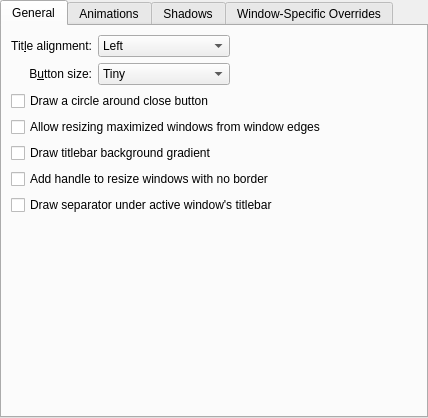
<?xml version="1.0" encoding="UTF-8"?>
<ui version="4.0">
    <class>LightlyConfigurationUI</class>
    <widget class="QWidget" name="LightlyConfigurationUI">
        <property name="geometry">
            <rect>
                <x>0</x>
                <y>0</y>
                <width>428</width>
                <height>418</height>
            </rect>
        </property>
        <layout class="QVBoxLayout" name="verticalLayout">
            <property name="margin">
                <number>0</number>
            </property>
            <item>
                <widget class="QTabWidget" name="tabWidget">
                    <property name="currentIndex">
                        <number>0</number>
                    </property>
                    <widget class="QWidget" name="tab">
                        <attribute name="title">
                            <string>General</string>
                        </attribute>
                        <layout class="QGridLayout" name="gridLayout_4">
                            <item row="0" column="0">
                                <widget class="QLabel" name="label_3">
                                    <property name="text">
                                        <string>Tit&amp;le alignment:</string>
                                    </property>
                                    <property name="alignment">
                                        <set>Qt::AlignRight|Qt::AlignTrailing|Qt::AlignVCenter</set>
                                    </property>
                                    <property name="buddy">
                                        <cstring>titleAlignment</cstring>
                                    </property>
                                </widget>
                            </item>
                            <item row="1" column="0">
                                <widget class="QLabel" name="label_4">
                                    <property name="text">
                                        <string>B&amp;utton size:</string>
                                    </property>
                                    <property name="alignment">
                                        <set>Qt::AlignRight|Qt::AlignTrailing|Qt::AlignVCenter</set>
                                    </property>
                                    <property name="buddy">
                                        <cstring>buttonSize</cstring>
                                    </property>
                                </widget>
                            </item>
                            <item row="1" column="1">
                                <widget class="QComboBox" name="buttonSize">
                                    <item>
                                        <property name="text">
                                            <string>Tiny</string>
                                        </property>
                                    </item>
                                    <item>
                                        <property name="text">
                                            <string comment="@item:inlistbox Button size:">Small</string>
                                        </property>
                                    </item>
                                    <item>
                                        <property name="text">
                                            <string comment="@item:inlistbox Button size:">Medium</string>
                                        </property>
                                    </item>
                                    <item>
                                        <property name="text">
                                            <string comment="@item:inlistbox Button size:">Large</string>
                                        </property>
                                    </item>
                                    <item>
                                        <property name="text">
                                            <string comment="@item:inlistbox Button size:">Very Large</string>
                                        </property>
                                    </item>
                                </widget>
                            </item>
                            <item row="0" column="1">
                                <widget class="QComboBox" name="titleAlignment">
                                    <item>
                                        <property name="text">
                                            <string>Left</string>
                                        </property>
                                    </item>
                                    <item>
                                        <property name="text">
                                            <string>Center</string>
                                        </property>
                                    </item>
                                    <item>
                                        <property name="text">
                                            <string>Center (Full Width)</string>
                                        </property>
                                    </item>
                                    <item>
                                        <property name="text">
                                            <string>Right</string>
                                        </property>
                                    </item>
                                </widget>
                            </item>
                            <item row="0" column="2">
                                <spacer name="horizontalSpacer">
                                    <property name="orientation">
                                        <enum>Qt::Horizontal</enum>
                                    </property>
                                    <property name="sizeHint" stdset="0">
                                        <size>
                                            <width>40</width>
                                            <height>20</height>
                                        </size>
                                    </property>
                                </spacer>
                            </item>
                            <item row="7" column="0" colspan="3">
                                <spacer name="verticalSpacer">
                                    <property name="orientation">
                                        <enum>Qt::Vertical</enum>
                                    </property>
                                    <property name="sizeHint" stdset="0">
                                        <size>
                                            <width>20</width>
                                            <height>40</height>
                                        </size>
                                    </property>
                                </spacer>
                            </item>
                            <item row="5" column="0" colspan="3">
                                <widget class="QCheckBox" name="drawSizeGrip">
                                    <property name="text">
                                        <string>Add handle to resize windows with no border</string>
                                    </property>
                                </widget>
                            </item>
                            <item row="6" column="0" colspan="3">
                                <widget class="QCheckBox" name="drawTitleBarSeparator">
                                    <property name="text">
                                        <string>Draw separator under active window's titlebar</string>
                                    </property>
                                </widget>
                            </item>
                            <item row="3" column="0" colspan="3">
                                <widget class="QCheckBox" name="drawBorderOnMaximizedWindows">
                                    <property name="text">
                                        <string>Allow resizing maximized windows from window edges</string>
                                    </property>
                                </widget>
                            </item>
                            <item row="2" column="0" colspan="3">
                                <widget class="QCheckBox" name="outlineCloseButton">
                                    <property name="text">
                                        <string>Draw a circle around close button</string>
                                    </property>
                                </widget>
                            </item>
                            <item row="4" column="0" colspan="3">
                                <widget class="QCheckBox" name="drawBackgroundGradient">
                                    <property name="text">
                                        <string>Draw titlebar background gradient</string>
                                    </property>
                                </widget>
                            </item>
                        </layout>
                    </widget>
                    <widget class="QWidget" name="tab_2">
                        <attribute name="title">
                            <string>Animations</string>
                        </attribute>
                        <layout class="QGridLayout" name="gridLayout_5">
                            <item row="1" column="0">
                                <widget class="QLabel" name="animationsDurationLabel">
                                    <property name="enabled">
                                        <bool>false</bool>
                                    </property>
                                    <property name="text">
                                        <string>Anima&amp;tions duration:</string>
                                    </property>
                                    <property name="alignment">
                                        <set>Qt::AlignRight|Qt::AlignTrailing|Qt::AlignVCenter</set>
                                    </property>
                                    <property name="buddy">
                                        <cstring>animationsDuration</cstring>
                                    </property>
                                </widget>
                            </item>
                            <item row="1" column="1">
                                <widget class="QSpinBox" name="animationsDuration">
                                    <property name="enabled">
                                        <bool>false</bool>
                                    </property>
                                    <property name="suffix">
                                        <string>ms</string>
                                    </property>
                                    <property name="maximum">
                                        <number>500</number>
                                    </property>
                                </widget>
                            </item>
                            <item row="1" column="2">
                                <spacer name="horizontalSpacer_4">
                                    <property name="orientation">
                                        <enum>Qt::Horizontal</enum>
                                    </property>
                                    <property name="sizeHint" stdset="0">
                                        <size>
                                            <width>40</width>
                                            <height>20</height>
                                        </size>
                                    </property>
                                </spacer>
                            </item>
                            <item row="0" column="0" colspan="3">
                                <widget class="QCheckBox" name="animationsEnabled">
                                    <property name="text">
                                        <string>Enable animations</string>
                                    </property>
                                </widget>
                            </item>
                            <item row="2" column="0" colspan="3">
                                <spacer name="verticalSpacer_2">
                                    <property name="orientation">
                                        <enum>Qt::Vertical</enum>
                                    </property>
                                    <property name="sizeHint" stdset="0">
                                        <size>
                                            <width>20</width>
                                            <height>40</height>
                                        </size>
                                    </property>
                                </spacer>
                            </item>
                        </layout>
                    </widget>
                    <widget class="QWidget" name="tab_4">
                        <attribute name="title">
                            <string>Shadows</string>
                        </attribute>
                        <layout class="QGridLayout" name="gridLayout">
                            <item row="0" column="0">
                                <widget class="QLabel" name="label">
                                    <property name="text">
                                        <string>Si&amp;ze:</string>
                                    </property>
                                    <property name="alignment">
                                        <set>Qt::AlignRight|Qt::AlignTrailing|Qt::AlignVCenter</set>
                                    </property>
                                    <property name="buddy">
                                        <cstring>shadowSize</cstring>
                                    </property>
                                </widget>
                            </item>
                            <item row="0" column="1">
                                <widget class="QComboBox" name="shadowSize">
                                    <item>
                                        <property name="text">
                                            <string comment="@item:inlistbox Button size:">None</string>
                                        </property>
                                    </item>
                                    <item>
                                        <property name="text">
                                            <string comment="@item:inlistbox Button size:">Small</string>
                                        </property>
                                    </item>
                                    <item>
                                        <property name="text">
                                            <string comment="@item:inlistbox Button size:">Medium</string>
                                        </property>
                                    </item>
                                    <item>
                                        <property name="text">
                                            <string comment="@item:inlistbox Button size:">Large</string>
                                        </property>
                                    </item>
                                    <item>
                                        <property name="text">
                                            <string comment="@item:inlistbox Button size:">Very Large</string>
                                        </property>
                                    </item>
                                </widget>
                            </item>
                            <item row="1" column="0">
                                <widget class="QLabel" name="label_2">
                                    <property name="text">
                                        <string comment="strength of the shadow (from transparent to opaque)">S&amp;trength:</string>
                                    </property>
                                    <property name="alignment">
                                        <set>Qt::AlignRight|Qt::AlignTrailing|Qt::AlignVCenter</set>
                                    </property>
                                    <property name="buddy">
                                        <cstring>shadowStrength</cstring>
                                    </property>
                                </widget>
                            </item>
                            <item row="1" column="1">
                                <widget class="QSpinBox" name="shadowStrength">
                                    <property name="suffix">
                                        <string>%</string>
                                    </property>
                                    <property name="minimum">
                                        <number>10</number>
                                    </property>
                                    <property name="maximum">
                                        <number>100</number>
                                    </property>
                                </widget>
                            </item>
                            <item row="1" column="2">
                                <spacer name="horizontalSpacer_5">
                                    <property name="orientation">
                                        <enum>Qt::Horizontal</enum>
                                    </property>
                                    <property name="sizeHint" stdset="0">
                                        <size>
                                            <width>40</width>
                                            <height>20</height>
                                        </size>
                                    </property>
                                </spacer>
                            </item>
                            <item row="2" column="0">
                                <widget class="QLabel" name="label_5">
                                    <property name="text">
                                        <string>Color:</string>
                                    </property>
                                    <property name="alignment">
                                        <set>Qt::AlignRight|Qt::AlignTrailing|Qt::AlignVCenter</set>
                                    </property>
                                </widget>
                            </item>
                            <item row="2" column="1">
                                <widget class="KColorButton" name="shadowColor"/>
                            </item>
                            <item row="3" column="0" colspan="3">
                                <spacer name="verticalSpacer_3">
                                    <property name="orientation">
                                        <enum>Qt::Vertical</enum>
                                    </property>
                                    <property name="sizeHint" stdset="0">
                                        <size>
                                            <width>20</width>
                                            <height>40</height>
                                        </size>
                                    </property>
                                </spacer>
                            </item>
                        </layout>
                    </widget>
                    <widget class="QWidget" name="tab_3">
                        <attribute name="title">
                            <string>Window-Specific Overrides</string>
                        </attribute>
                        <layout class="QVBoxLayout" name="verticalLayout_3">
                            <item>
                                <widget class="Lightly::ExceptionListWidget" name="exceptions" native="true">
                                    <property name="sizePolicy">
                                        <sizepolicy hsizetype="Preferred" vsizetype="Expanding">
                                            <horstretch>0</horstretch>
                                            <verstretch>0</verstretch>
                                        </sizepolicy>
                                    </property>
                                </widget>
                            </item>
                        </layout>
                    </widget>
                </widget>
            </item>
        </layout>
    </widget>
    <customwidgets>
        <customwidget>
            <class>KColorButton</class>
            <extends>QPushButton</extends>
            <header>kcolorbutton.h</header>
        </customwidget>
        <customwidget>
            <class>Lightly::ExceptionListWidget</class>
            <extends>QWidget</extends>
            <header>config/lightlyexceptionlistwidget.h</header>
            <container>1</container>
        </customwidget>
    </customwidgets>
    <tabstops>
        <tabstop>tabWidget</tabstop>
        <tabstop>titleAlignment</tabstop>
        <tabstop>buttonSize</tabstop>
        <tabstop>outlineCloseButton</tabstop>
        <tabstop>drawBorderOnMaximizedWindows</tabstop>
        <tabstop>drawBackgroundGradient</tabstop>
        <tabstop>drawSizeGrip</tabstop>
        <tabstop>drawTitleBarSeparator</tabstop>
        <tabstop>animationsEnabled</tabstop>
        <tabstop>animationsDuration</tabstop>
        <tabstop>shadowSize</tabstop>
        <tabstop>shadowStrength</tabstop>
        <tabstop>shadowColor</tabstop>
    </tabstops>
    <resources/>
    <connections>
        <connection>
            <sender>animationsEnabled</sender>
            <signal>toggled(bool)</signal>
            <receiver>animationsDurationLabel</receiver>
            <slot>setEnabled(bool)</slot>
            <hints>
                <hint type="sourcelabel">
                    <x>34</x>
                    <y>194</y>
                </hint>
                <hint type="destinationlabel">
                    <x>84</x>
                    <y>221</y>
                </hint>
            </hints>
        </connection>
        <connection>
            <sender>animationsEnabled</sender>
            <signal>toggled(bool)</signal>
            <receiver>animationsDuration</receiver>
            <slot>setEnabled(bool)</slot>
            <hints>
                <hint type="sourcelabel">
                    <x>108</x>
                    <y>194</y>
                </hint>
                <hint type="destinationlabel">
                    <x>141</x>
                    <y>229</y>
                </hint>
            </hints>
        </connection>
    </connections>
</ui>
